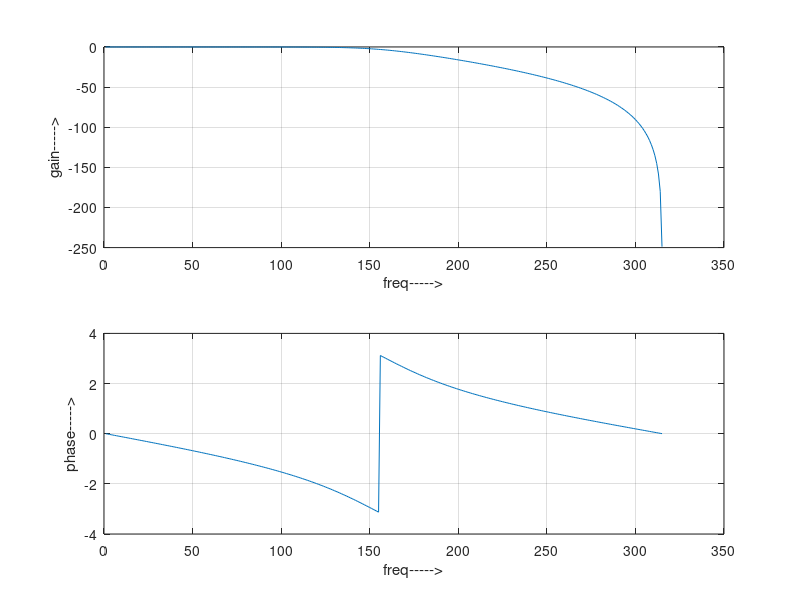

The MATLAB source for this figure:
alphap = .4;    % passband ripple in dB
alphas = 30;    % stopband attenuation in dB
fp = 400;       % passband frequency
fs = 800;       % stopband frequency
f = 2000;       % sampling frequency

omp = 2*fp/f;   %NORMALIZED DIGITAL FREQUENCIES
oms = 2*fs/f;   %NORMALIZED DIGITAL FREQUENCIES 

[n,wn]= buttord(omp,oms,alphap,alphas);
[b,a] = butter(n,wn); %filter coefficients
w=0 : 0.01 : pi;

[h,om]=freqz(b,a,w,'whole');

m=20*log10(abs(h));
subplot(2,1,1);
plot(m);
grid;
xlabel("freq----->");
ylabel("gain----->");

an=angle(h);
subplot(2,1,2);
plot(an);
grid;
xlabel("freq----->");
ylabel("phase----->");
